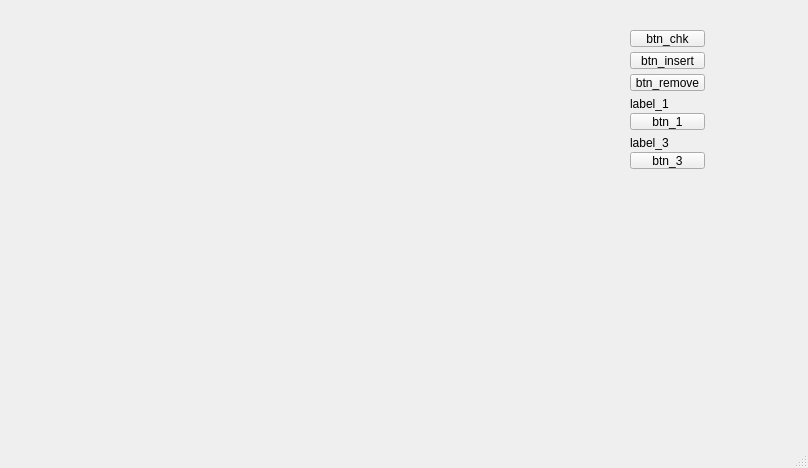
<?xml version="1.0" encoding="UTF-8"?>
<ui version="4.0">
 <class>MainWindow</class>
 <widget class="QMainWindow" name="MainWindow">
  <property name="geometry">
   <rect>
    <x>0</x>
    <y>0</y>
    <width>808</width>
    <height>468</height>
   </rect>
  </property>
  <property name="windowTitle">
   <string>MainWindow</string>
  </property>
  <widget class="QWidget" name="centralwidget">
   <widget class="QPushButton" name="btn_chk">
    <property name="geometry">
     <rect>
      <x>630</x>
      <y>30</y>
      <width>75</width>
      <height>17</height>
     </rect>
    </property>
    <property name="text">
     <string>btn_chk</string>
    </property>
   </widget>
   <widget class="QPushButton" name="btn_insert">
    <property name="geometry">
     <rect>
      <x>630</x>
      <y>52</y>
      <width>75</width>
      <height>17</height>
     </rect>
    </property>
    <property name="text">
     <string>btn_insert</string>
    </property>
   </widget>
   <widget class="QPushButton" name="btn_remove">
    <property name="geometry">
     <rect>
      <x>630</x>
      <y>74</y>
      <width>75</width>
      <height>17</height>
     </rect>
    </property>
    <property name="text">
     <string>btn_remove</string>
    </property>
   </widget>
   <widget class="QPushButton" name="btn_1">
    <property name="geometry">
     <rect>
      <x>630</x>
      <y>113</y>
      <width>75</width>
      <height>17</height>
     </rect>
    </property>
    <property name="text">
     <string>btn_1</string>
    </property>
   </widget>
   <widget class="QPushButton" name="btn_3">
    <property name="geometry">
     <rect>
      <x>630</x>
      <y>152</y>
      <width>75</width>
      <height>17</height>
     </rect>
    </property>
    <property name="text">
     <string>btn_3</string>
    </property>
   </widget>
   <widget class="QLabel" name="label_1">
    <property name="geometry">
     <rect>
      <x>630</x>
      <y>96</y>
      <width>56</width>
      <height>16</height>
     </rect>
    </property>
    <property name="text">
     <string>label_1</string>
    </property>
   </widget>
   <widget class="QLabel" name="label_3">
    <property name="geometry">
     <rect>
      <x>630</x>
      <y>135</y>
      <width>56</width>
      <height>16</height>
     </rect>
    </property>
    <property name="text">
     <string>label_3</string>
    </property>
   </widget>
  </widget>
  <widget class="QMenuBar" name="menubar">
   <property name="geometry">
    <rect>
     <x>0</x>
     <y>0</y>
     <width>808</width>
     <height>21</height>
    </rect>
   </property>
  </widget>
  <widget class="QStatusBar" name="statusbar"/>
 </widget>
 <resources/>
 <connections/>
</ui>
